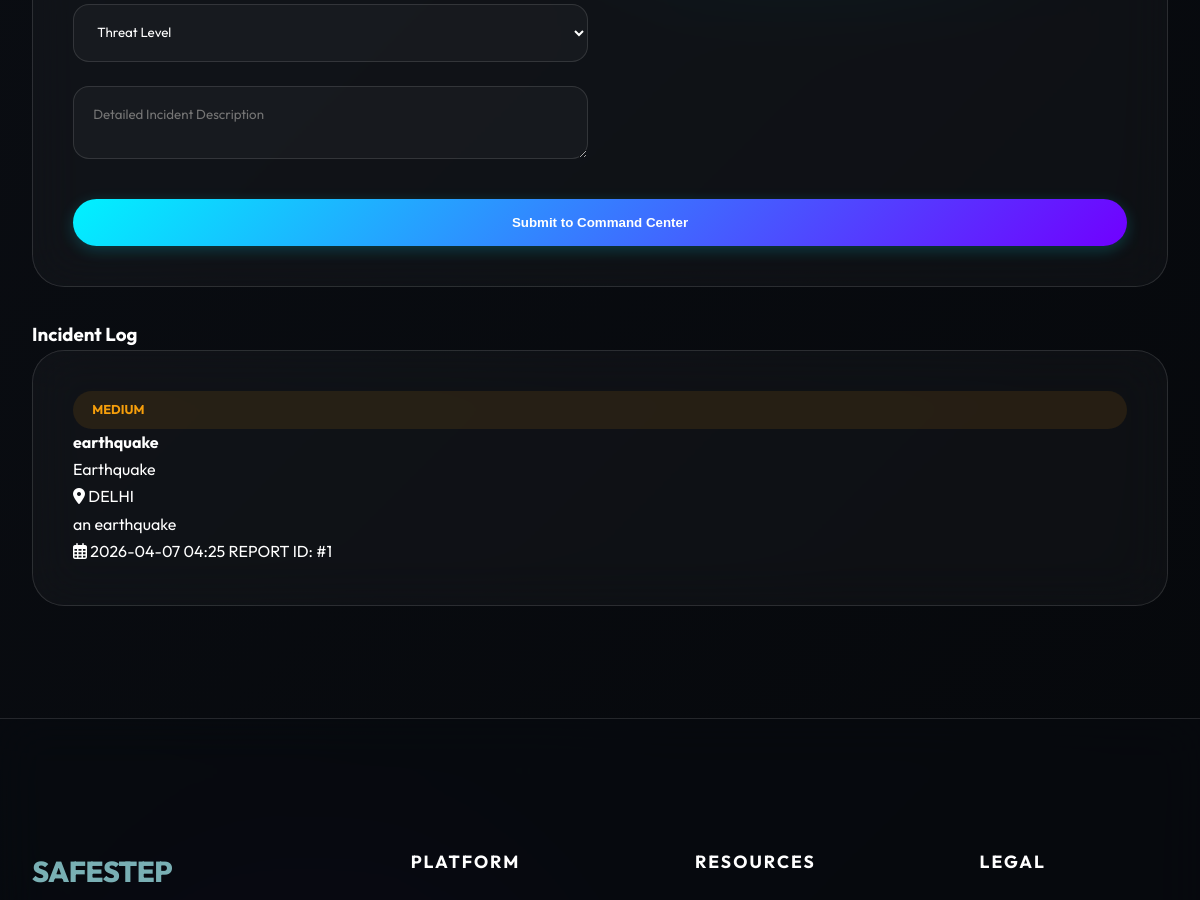
The page /reports (middle part) on the database as committed earlier.
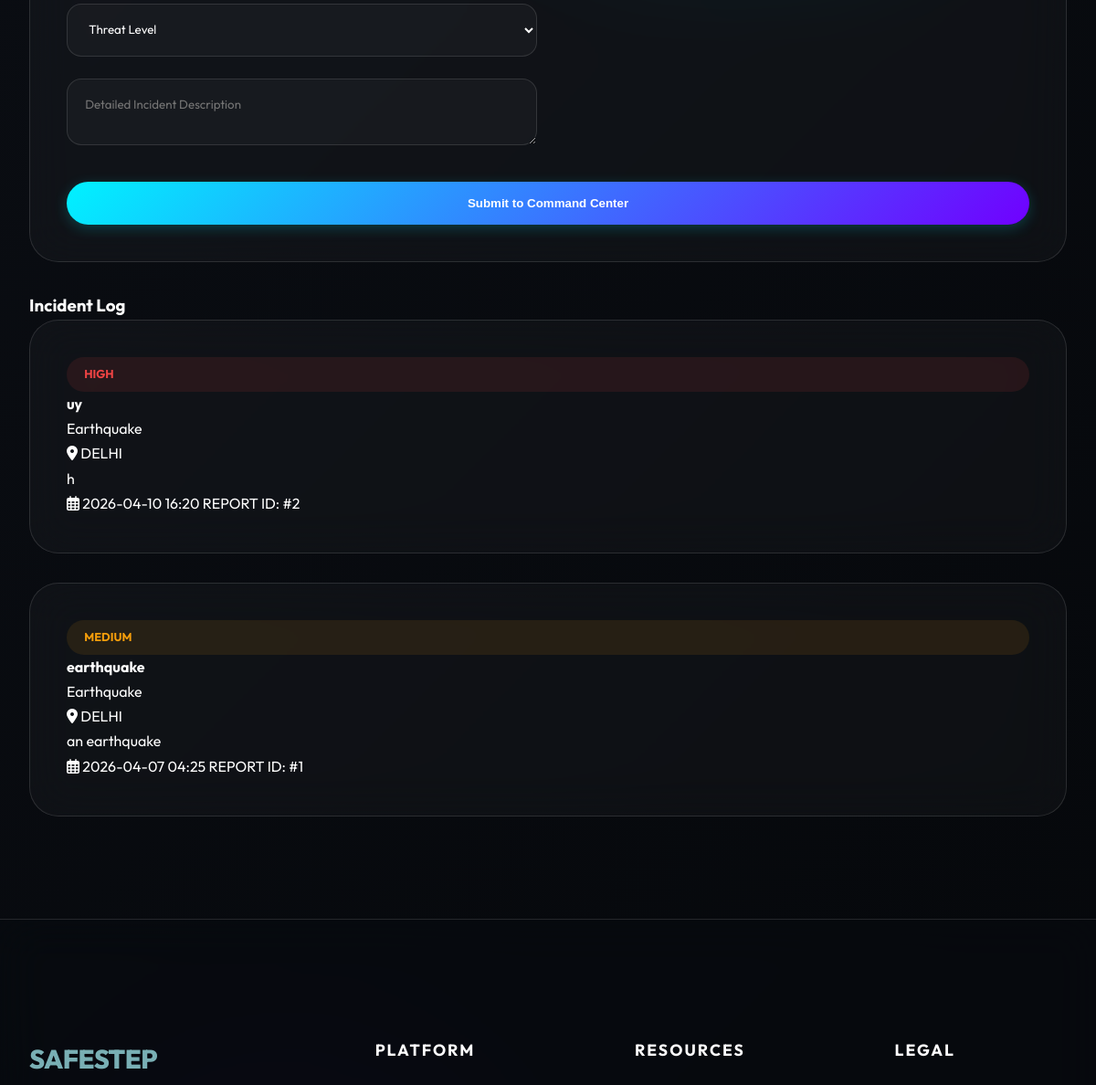
The same page on the database as committed later.
### models.py (models this page shows)
class Report(db.Model):
    id = db.Column(db.Integer, primary_key=True)
    title = db.Column(db.String(200), nullable=False)
    description = db.Column(db.Text, nullable=False)
    location = db.Column(db.String(200), nullable=False)
    severity = db.Column(db.String(50), nullable=False) # 'Low', 'Medium', 'High', 'Critical'
    disaster_type = db.Column(db.String(100), nullable=False)
    date_reported = db.Column(db.DateTime, default=datetime.utcnow)
    user_id = db.Column(db.Integer, db.ForeignKey('user.id'), nullable=False)

### app.py (the view, shortened to what this page needs)
@app.route('/reports', methods=['GET', 'POST'])
def reports():
    all_reports = Report.query.order_by(Report.date_reported.desc()).all()
    return render_template('reports.html', reports=all_reports)

### templates/reports.html (shortened to what this page needs)
{% extends "base.html" %}
{% block content %}
<div class="reports-grid" style="padding-bottom: 5rem;">
    <div class="card reports-form-card">
        <form method="POST">
            <div class="form-row">
                <select name="severity" required>
                    <option value="" disabled selected>Threat Level</option>
                </select>
            </div>
            <div class="form-row">
                <textarea name="description" required placeholder="Detailed Incident Description"></textarea>
            </div>
            <button type="submit" class="btn-primary-block">Submit to Command Center</button>
        </form>
    </div>
    <div class="reports-list">
        <h3>Incident Log</h3>
        {% if reports %}
        {% for report in reports %}
        <div class="report-entry card">
            <div class="report-badge {{ report.severity|lower }}">{{ report.severity }}</div>
            <div class="report-header">
                <h4>{{ report.title }}</h4>
                <span class="type-tag">{{ report.disaster_type }}</span>
            </div>
            <p class="location"><i class="fas fa-map-marker-alt"></i> {{ report.location }}</p>
            <p class="desc">{{ report.description }}</p>
            <div class="report-footer">
                <span><i class="far fa-calendar-alt"></i> {{ report.date_reported.strftime('%Y-%m-%d %H:%M') }}</span>
                <span>REPORT ID: #{{ report.id }}</span>
            </div>
        </div>
        {% endfor %}
        {% else %}
        <p>No incidents recorded in the system.</p>
        {% endif %}
    </div>
</div>
{% endblock %}

Rows that differ between the two databases and show on the page:
added Report: severity "HIGH", title "uy", disaster_type "Earthquake", location "DELHI", description "h", date_reported "2026-04-10 16:20", id "2"
